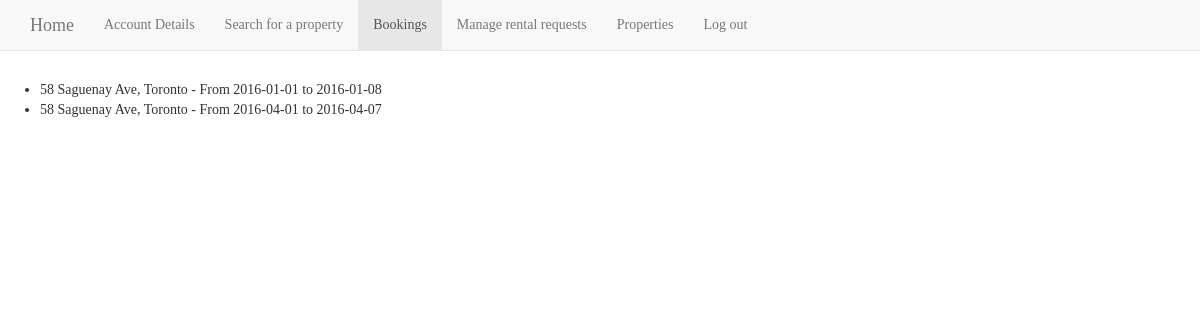
/my-bookings.php (signed in), run on the app's committed database.
### tables this page shows
CREATE TABLE `Booking` (
  `b_status` varchar(20) NOT NULL,
  `start_date` date NOT NULL,
  `end_date` date NOT NULL,
  `member_id` int(8) NOT NULL,
  `property_id` int(8) NOT NULL
);

CREATE TABLE `Properties` (
  `address` varchar(100) NOT NULL,
  `district_name` varchar(100) NOT NULL,
  `bedrooms` int(11) NOT NULL,
  `lodging` varchar(50) NOT NULL,
  `price` float NOT NULL,
  `property_id` int(8) NOT NULL
);

### my-bookings.php (the view, shortened to what this page needs)
<!DOCTYPE HTML>
<html>
    <head>
        <link href="css/bootstrap.min.css" rel="stylesheet">
        <link href="css/stylish-portfolio.css" rel="stylesheet">
        <link href="font-awesome/css/font-awesome.min.css" rel="stylesheet" type="text/css">
    </head>
<body>
    <nav class="navbar navbar-toolbar navbar-default navbar-fixed-top">
      <div class="container">
        <div class="navbar-header">
          <a class="navbar-brand" href="index.php"> Home </a>
        </div>
        <div id="navbar" class="navbar-collapse collapse">
          <ul class="nav navbar-nav">
            <li ><a href="profile.php">Account Details</a></li>
            <li><a href="search.php">Search for a property</a></li>
            <li class="active" ><a href="my-bookings.php"> Bookings</a></li>
            <li><a href="my-confirmations.php">Manage rental requests</a></li>
            <li><a href="my-properties.php"> Properties</a></li>
            <li><a href="index.php?logout=1">Log out</a></li>
          </ul>
        </div>
      </div>
    </nav>
    <aside class="callout2">
    </aside>
<?php
    include_once 'config/connection.php';
    $query = "SELECT * FROM Booking INNER JOIN Properties ON Booking.property_id = Properties.property_id WHERE Booking.member_id = ?";
    if($stmt = $con->prepare($query)){
        $stmt->bind_Param("s", $_SESSION['member_id']);
        $stmt->execute();
        $result = $stmt->get_result();
        if($result->num_rows > 0){
            echo "<ul>";
            while($row = $result->fetch_assoc()) {
                $propertyName = $row["address"];
                $start = $row["start_date"];
                $end = $row["end_date"];
                echo "<li>$propertyName - From $start to $end</li>";
            }
            echo "</ul>";
        }
        else {
            echo "<h2>You have no bookings.</h2>";
        }
    }
?>
</body>

### css/stylish-portfolio.css (style rules this page uses)
html, body { width: 100%; height: 100%; }
body { font-family: "Cambria"; }

### data on the page
booking: property.address "58 Saguenay Ave, Toronto", start_date "2016-01-01", end_date "2016-01-08"
booking: property.address "58 Saguenay Ave, Toronto", start_date "2016-04-01", end_date "2016-04-07"
